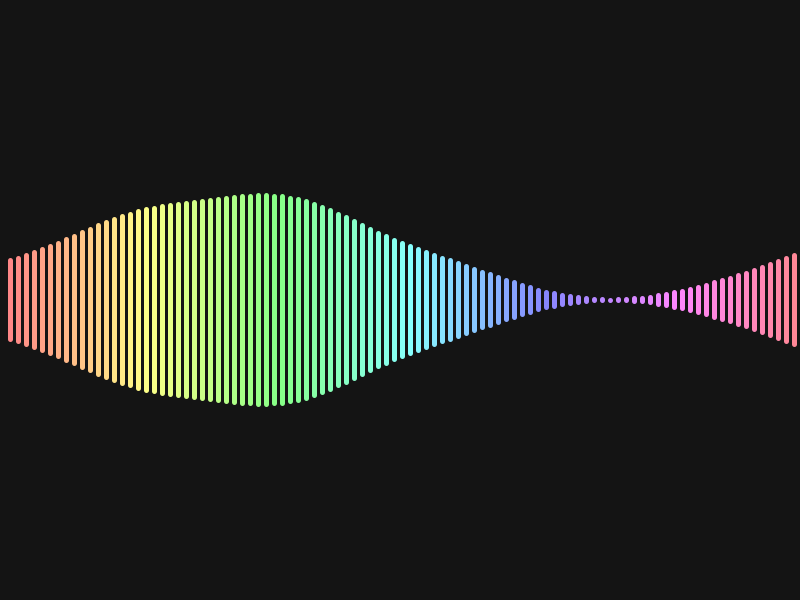
Frame 1 (no input)
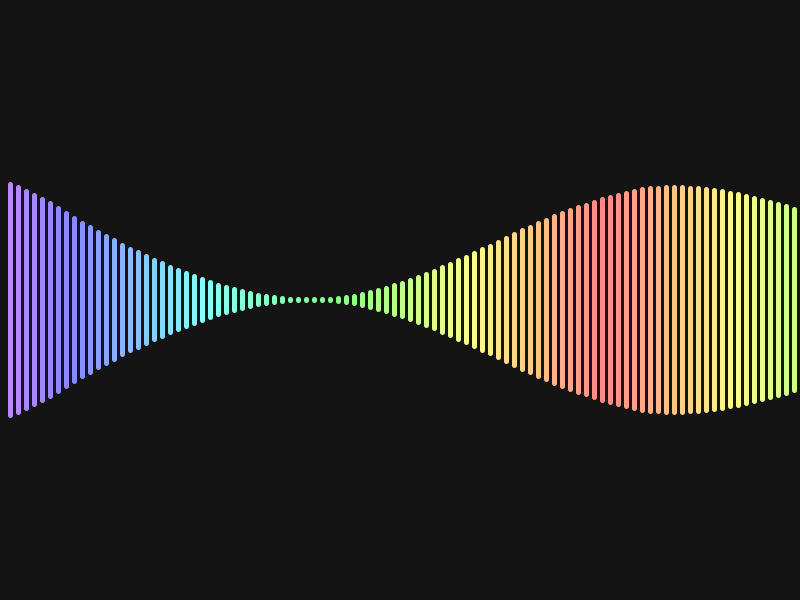
Frame 60 (the mouse pressed at the canvas centre just before this capture)
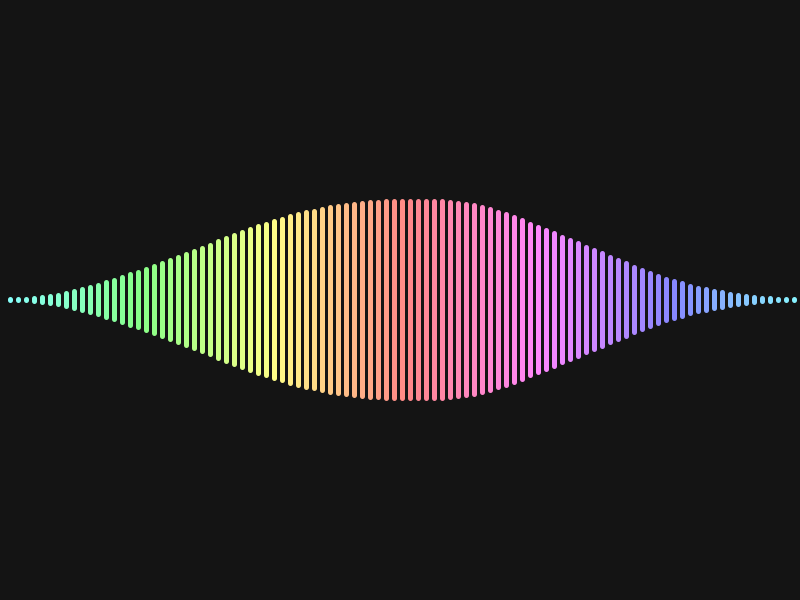
Frame 120 (the mouse held since frame 60 and released just before this capture)

The Processing sketch that drew these frames (run headless with seeded random() and noise(); from frame 60 on, the mouse is pressed at the canvas centre):

// Processing sketch: ZFR0001_sin_line
// ── ZFR0001_sin_line.pde
int num =100;
float step, sz, offSet, theta, angle, perlin;

void setup(){
   size(800,600);
   strokeWeight(5);
   step = 8;
   
}

void draw() {
   
   background(20);
   translate(0, height/2);
   angle=0;
   for (int i=0; i<num; i++) {
      colorMode(HSB);
      stroke(color(abs(i*255/num-theta*80)%255,120,255));
      noFill();
      sz = i*step+10;
      float offSet = TWO_PI/num*i;
      float arcEnd = map(sin(theta+offSet),-1,1, 0, 100);
      line(sz, arcEnd*(noise(perlin)-1)*2, sz, -arcEnd*(noise(perlin)-1)*2);
      perlin+=0.01;
      //arc(0, 0, sz, sz, PI, arcEnd);
   }
   
   resetMatrix();
   theta += .04;
   
   
}
